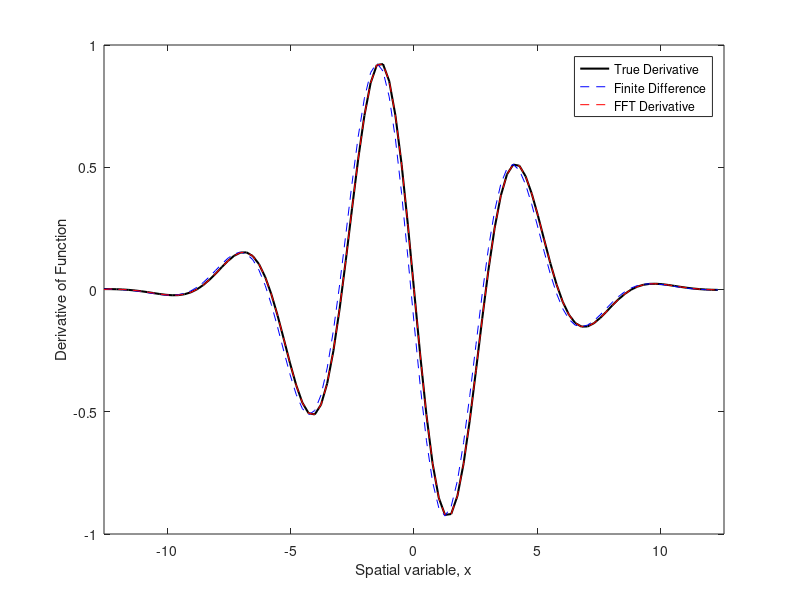

The MATLAB script that drew this image:
clear all, close all, clc

N = 101;
L = 8*pi;
dx = L/(N-1);
x = -L/2:dx:L/2-dx;
f = cos(x).*exp(-x.^2/25);
df = -(sin(x).*exp(-x.^2/25) + (2/25)*x.*cos(x).*exp(-x.^2/25));
Nx = max(size(f));
plot(x,df,'k','LineWidth',1.5)
hold on

%% Approximate derivative using finite Difference...
for k=1:length(df)-1
    dfFD(k) = (f(k+1)-f(k))/dx;
end
dfFD(end+1) = dfFD(end);
plot(x,dfFD,'b--')

%% Derivative using FFT (spectral derivative)
fhat = fft(f);
k = (2*pi/L)*[-Nx/2:Nx/2-1];
k = fftshift(k);  % important because fft has weird ordering
dfhat = i*k.*fhat;
dfspec = real(ifft(dfhat));
plot(x,dfspec,'r--')
xlabel('Spatial variable, x')
ylabel('Derivative of Function')
%% Plotting commands
axis([-L/2 L/2 -1 1])
legend('True Derivative','Finite Difference','FFT Derivative')